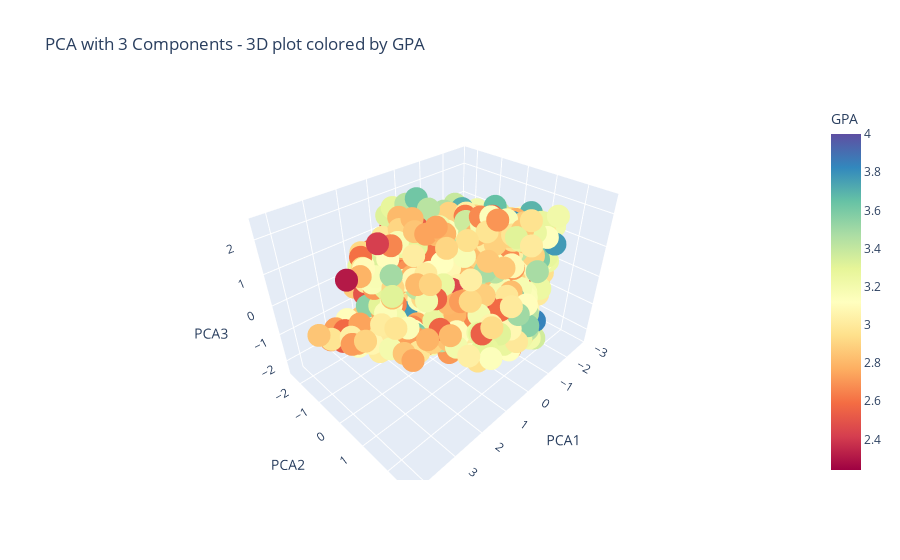

Notebook source saved alongside this figure:
### Markdown cell above
## Performing PCA with 3 components and Plotting the features in terms of PCA1, PCA2 and PCA3 in 3D
### Here I perform PCA to reduce the dataset to three principal components. I then create a DataFrame with these components and add the GPA values for coloring. Finally, i plot an interactive 3D scatter plot where points are colored by GPA using Plotly.

### Code cell
pca_3 = PCA(n_components=3)
X_pca3 = pca_3.fit_transform(X_scaled)

df_pca3 = pd.DataFrame(X_pca3, columns=['PCA1', 'PCA2', 'PCA3'])
df_pca3['GPA'] = df['GPA']

fig = px.scatter_3d(df_pca3, x='PCA1', y='PCA2', z='PCA3',
                    color='GPA',
                    color_continuous_scale='Spectral',
                    title='PCA with 3 Components - 3D plot colored by GPA')
fig.show()

### Figure 1 — Plotly figure (JSON) as saved in the notebook; plotly's stock layout.template omitted (floating-point values rounded to 4 significant figures; data arrays with more than 128 entries replaced by an {"elided": "..."} marker saying what was removed)
{"data": [{"hovertemplate": "PCA1=%{x}<br>PCA2=%{y}<br>PCA3=%{z}<br>GPA=%{marker.color}<extra></extra>", "legendgroup": "", "marker": {"color": {"elided": "2000 float values"}, "coloraxis": "coloraxis", "symbol": "circle"}, "mode": "markers", "name": "", "scene": "scene", "showlegend": false, "type": "scatter3d", "x": {"elided": "2000 float values"}, "y": {"elided": "2000 float values"}, "z": {"elided": "2000 float values"}}], "layout": {"coloraxis": {"colorbar": {"title": {"text": "GPA"}}, "colorscale": [[0, "rgb(158,1,66)"], [0.1, "rgb(213,62,79)"], [0.2, "rgb(244,109,67)"], [0.3, "rgb(253,174,97)"], [0.4, "rgb(254,224,139)"], [0.5, "rgb(255,255,191)"], [0.6, "rgb(230,245,152)"], [0.7, "rgb(171,221,164)"], [0.8, "rgb(102,194,165)"], [0.9, "rgb(50,136,189)"], [1, "rgb(94,79,162)"]]}, "legend": {"tracegroupgap": 0}, "scene": {"domain": {"x": [0, 1], "y": [0, 1]}, "xaxis": {"title": {"text": "PCA1"}}, "yaxis": {"title": {"text": "PCA2"}}, "zaxis": {"title": {"text": "PCA3"}}}, "title": {"text": "PCA with 3 Components - 3D plot colored by GPA"}}}
